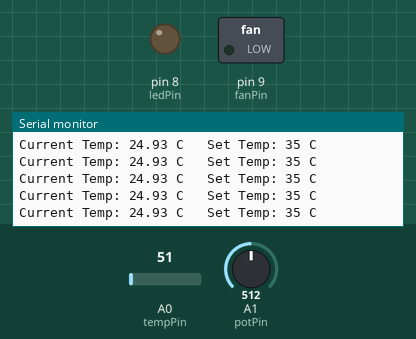
Bench run of a sketch on a simulated Arduino Uno, built with avr-gcc and run on an emulated ATmega328P. On the bench: switched loads named in the sketch (green lamp = pin HIGH), output pins drawn as LEDs (lit = HIGH), the last lines printed to the serial monitor. The test bench sets the inputs (shaded band); at power-on: A0 (tempPin) = 51, A1 (potPin) = 512.

Above: at 1.2 s.
1.3 s: A0 (tempPin) set to 23
At 1.4 s:
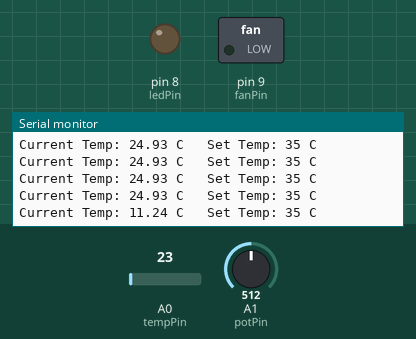
4.3 s: A0 (tempPin) set to 19
At 4.31 s:
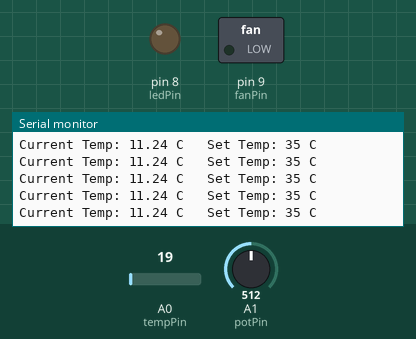
Timing chart, 0 to 7.3 s (numbered marks = the images above; inputs shaded):
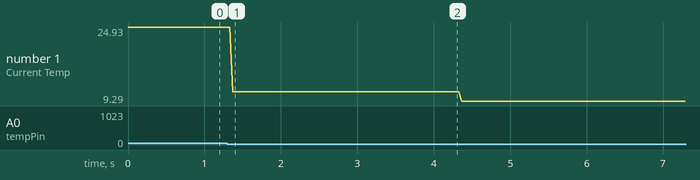

The sketch:

code.ino
```cpp
// Smart Temperature Fan System

const int tempPin = A0;      // LM35 output
const int potPin = A1;       // Potentiometer
const int fanPin = 9;        // Fan (through transistor)
const int ledPin = 8;        // LED

void setup()
{
  pinMode(fanPin, OUTPUT);
  pinMode(ledPin, OUTPUT);

  Serial.begin(9600);
}

void loop()
{
  // Read LM35 sensor
  int sensorValue = analogRead(tempPin);

  // Convert to voltage
  float voltage = sensorValue * (5.0 / 1023.0);

  // Convert voltage to temperature (LM35 = 10 mV/°C)
  float temperature = voltage * 100.0;

  // Read potentiometer
  int potValue = analogRead(potPin);

  // Convert potentiometer value to temperature range (20°C-50°C)
  int setTemperature = map(potValue, 0, 1023, 20, 50);

  // Display values in Serial Monitor
  Serial.print("Current Temp: ");
  Serial.print(temperature);
  Serial.print(" C   ");

  Serial.print("Set Temp: ");
  Serial.print(setTemperature);
  Serial.println(" C");
}

  // Control fan and LED
```

Measured:
- after the input at 1.3 s, the serial monitor: prints a new line after 0.07 s (image 1)
- plotted number 1: 24.93 → 11.24 after the input at 1.3 s, 11.24 → 9.29 after the input at 4.3 s
